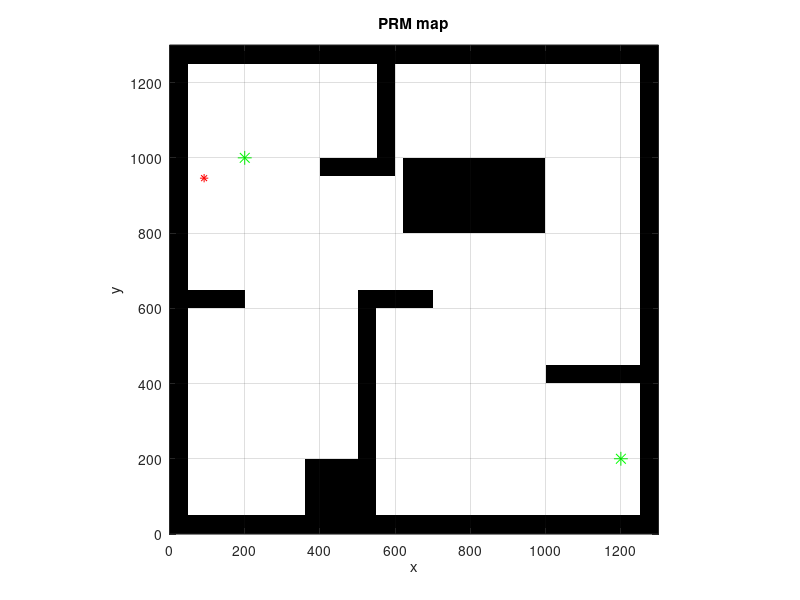

This figure's MATLAB source: (Note: this script raises an error after producing the figure.)
%
% Probabilistic Roadmap and Graph search Algorithm (A*)
%
clc
seed = 123123745;
rng(seed)
%% Map

nrows = 1300;
ncols = 1300;

obstacles = false(nrows,ncols);

[x, y] = meshgrid(1:ncols, 1:nrows);
%% Obstacles
obstacles (y<50 | y>1250 | x<50 | x>1250) = true;
obstacles (y<650 & y>600 & x<200) = true;
obstacles (y<1000 & y>800 & x<1000 & x>620) = true;
obstacles (y<650 & x>500 & x<550) = true;
obstacles (y<650 & y>600 & x<700 & x>500) = true;
obstacles (y<200 & x>360 & x<550) = true;
obstacles (y>1000 & x>550 & x<600) = true;
obstacles (y<1000 & y>950 & x<600 & x>400) = true;
obstacles (y<450 & y>400 & x>1000) = true;



figure;
imshow(~obstacles);

axis ([0 ncols 0 nrows]);
axis xy;
axis on;
xlabel('x');
ylabel('y');

title('PRM map');
grid on

%% Probabilistic Roadmap Parameters

Max_node_to_connect = 5;
Max_connect_length = 350;
Segments = 10;
Max_nodes_to_generate = 500;

%% Probabilistic Roadmap Algorithm
Nodes = 0;
map = zeros(size(obstacles));
map(obstacles) = 1;
Graph_connections = Inf(Max_nodes_to_generate,Max_node_to_connect + 1); %Adjacency Matrix


%Specify the start and goal points
start = [1000,200];
goal = [200,1200];
while (Nodes < Max_nodes_to_generate)
    if (Nodes == 0)
        Node_X = start(2);
        Node_Y = start(1);
    elseif (Nodes == 1)
        Node_X = goal(2);
        Node_Y = goal(1);
    else
        Node_X = randi(ncols); %Randomly generate nodes
        Node_Y = randi(nrows);
    end
    
    
    if (map(Node_Y,Node_X) == 1 || map(Node_Y,Node_X) == 2)
        continue;
    end
    
    
    %Identify nodes on the map
    map(Node_Y,Node_X) = 2;
    
    hold on
    if (Nodes == 0 || Nodes == 1)
        plot(Node_X,Node_Y,'g*','MarkerSize',10);
    else
        plot(Node_X,Node_Y,'r*');
    end
    hold off
    
    Nodes = Nodes + 1;
    


%% Connect to new nodes to the closest Max_node_to_connect nodes within the range Max_connect_length
    nodes_to_connect = [];
    distance = [];
    for i = 1:numel(Graph_connections(:,1))
        if (Graph_connections(i,1) == Inf)
            break;
        end

        [row,col] = ind2sub(size(map),Graph_connections(i,1));

        if(norm([Node_Y,Node_X]-[row,col]) > Max_connect_length)
            continue;
        end

        if(via_obstacle(map,Segments,[Node_Y,Node_X],[row,col]))
            continue;
        end

        nodes_to_connect = [nodes_to_connect,Graph_connections(i,1)];
        distance = [distance;[Graph_connections(i,1),norm([Node_Y,Node_X]-[row,col])]];

    end

    %% Choose the closest Max_node_to_connect nodes to connect to
    Graph_connections(Nodes,1) = sub2ind(size(map),Node_Y,Node_X);

    if(size(distance > 0))
        distances_sorted = sortrows(distance,2);
        for i = 1:min(Max_node_to_connect,size(distances_sorted,1))
            Graph_connections(Nodes,i+1) = distances_sorted(i,1);

            [row,col] = ind2sub(size(map),distances_sorted(i,1));

            hold on
            line([Node_X,col],[Node_Y,row]) %line(x,y,'Color','red')
            hold off
        end
    end
end

%% A* Algorithm

%%Heuristic values
hvalues = [1,numel(Graph_connections(:,1))];
for i = 1:numel(Graph_connections(:,1))
    [row,col] = ind2sub(size(map),Graph_connections(i,1));
    hvalues(i) = norm([row,col] - goal);
end

%Graph
graph = Inf(Max_nodes_to_generate,Max_nodes_to_generate);
indnum = [Max_nodes_to_generate,2];
for i = 1:numel(Graph_connections(:,1))
    indnum(i,1) = i;
    indnum(i,2) = Graph_connections(i,1);
end

for i = 1:numel(Graph_connections(:,1))
    element = Graph_connections(i,1);
    [r,c] = ind2sub(size(map),element);
    for j = 2:Max_node_to_connect + 1
        if (Graph_connections(i,j) ~= inf)
            for z = 1:numel(indnum(:,2))
                if (indnum(z,2) == Graph_connections(i,j))
                    ind = indnum(z,1);
                end
            end
            [nr,nc] = ind2sub(size(map),Graph_connections(i,j));
            graph(i,ind) = norm([r,c] - [nr,nc]);
            graph(ind,i) = norm([r,c] - [nr,nc]);
        end
    end
end

path = AStarSearch(graph,hvalues,Max_nodes_to_generate,indnum)


% Draw shortest path
pn = 0;
[prow,pcol] = ind2sub(size(map),indnum(path(1),2));
while pn < numel(path)
    pn = pn + 1;
    [crow,ccol] = ind2sub(size(map),indnum(path(pn),2));
    hold on
    line([pcol,ccol],[prow,crow],'Color','red') 
    hold off
    [prow,pcol] = ind2sub(size(map),indnum(path(pn),2));
end


function path = AStarSearch(graph,hvalues,numNodes,indnum)
    GCost = Inf(1,numNodes);  % Node path cost starting from the start node
    FCost = Inf(1,numNodes);  % F-costs starting from the start node
    Pred = Inf(1,numNodes);   % Node predecessors
    OPEN=[];   % Nodes to open
    CLOSED=[]; % Nodes that are currently explored
    
    % start = indnum(1,1) and goal = indnum(2,1)
    GCost(indnum(1,1)) = 0;
    FCost(indnum(1,1)) = hvalues(indnum(1,1));
    OPEN(1,1) = indnum(1,1);
    OPEN(1,2) = FCost(indnum(1,1));
    
    TermCheck=0;

    if (numel(CLOSED) ~= 0)
        y=numel(CLOSED(:,1)) + 1;
    else
        y=1;
    end
    while ~TermCheck 
        [OPEN_EXTRACTED,OPEN_SORTED] = update_open(OPEN);
        OPEN = OPEN_SORTED;
        
        if OPEN_EXTRACTED(1) == indnum(2,1)
            success = 1;
            break
        else
            successorNodes = [];
            for s = 1:numel(graph(1,:))
                if (graph(OPEN_EXTRACTED(1),s) ~= inf)
                    successorNodes(end+1) = s;%graph(OPEN_EXTRACTED(1),s);
                end
            end
            
            listOpen = [];
            for i = 1:numel(OPEN(:,1))
                listOpen(i) = OPEN(i,1);
            end
            listClose = [];
            if (numel(CLOSED) ~= 0)
                for i = 1:numel(CLOSED(:,1))
                listClose(i) = CLOSED(i,1);
                end
            end
            z=numel(OPEN(:,1))+1;
            for i = successorNodes(1,:)
                pathCost = GCost(OPEN_EXTRACTED(1)) + graph(OPEN_EXTRACTED(1),i);
                cost = pathCost + hvalues(i);
                if cost < FCost(i)
                    if (FCost(i) == inf)
                        GCost(i) = pathCost;
                        FCost(i) = cost;
                        Pred(i) = OPEN_EXTRACTED(1);
                        OPEN(z,:) = [i,cost];
                    elseif (ismember(i, listOpen))
                        nodeIndex = find(listOpen==i);
                        if (OPEN(nodeIndex,2) >= cost)
                            OPEN(nodeIndex,:) = [];
                            GCost(i) = pathCost;
                            FCost(i) = cost;
                            Pred(i) = OPEN_EXTRACTED(1);
                            OPEN(z,:) = [i,cost];
                        end
                    elseif (ismember(i, listClose))
                        nodeIndex = find(listOpen==i);
                        if (CLOSED(nodeIndex,2) > cost)
                            CLOSED(nodeIndex,:) = [];
                            GCost(i) = pathCost;
                            FCost(i) = cost;
                            Pred(i) = OPEN_EXTRACTED(1);
                            OPEN(z,:) = [i,cost];
                        end
                    end
                    z = z+1;
                end
            end
            
        end
        CLOSED(y,:) = [OPEN_EXTRACTED(1),FCost(OPEN_EXTRACTED(1))];
        y=y+1;
        if (numel(OPEN) == 0)
            success = -1;
            TermCheck=1;
        end
    end
    if(success == 1)
        start = indnum(1,1);
        goal = indnum(2,1);
        gcost = GCost;
        fcost = FCost;
        pred = Pred;
        disp('Shortest path');
        path = optimumPath(start,goal,Pred);
    else
        disp('Search is terminated unsuccessfuly');
        disp('Check if your graph is connected');
    end
end


function path = optimumPath(start,goal,Pred)
    p = 1;
    optPath(p) = goal;
    currentNode = goal;
    while currentNode  ~= start
        p = p + 1;
        predNode = Pred(currentNode);
        optPath(p) = predNode;
        currentNode  = predNode;
    end
    path = fliplr(optPath);
end


